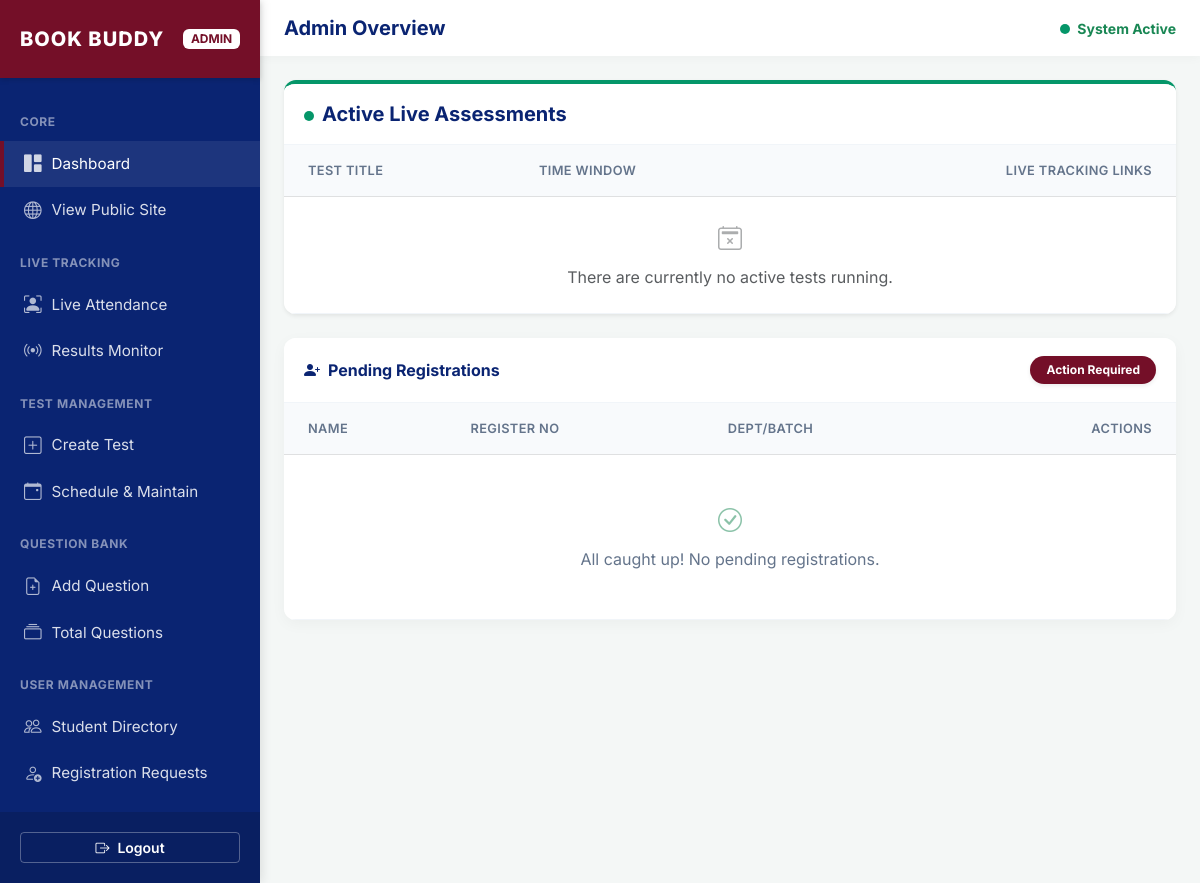
Before: /admin (signed in) with the older database file.
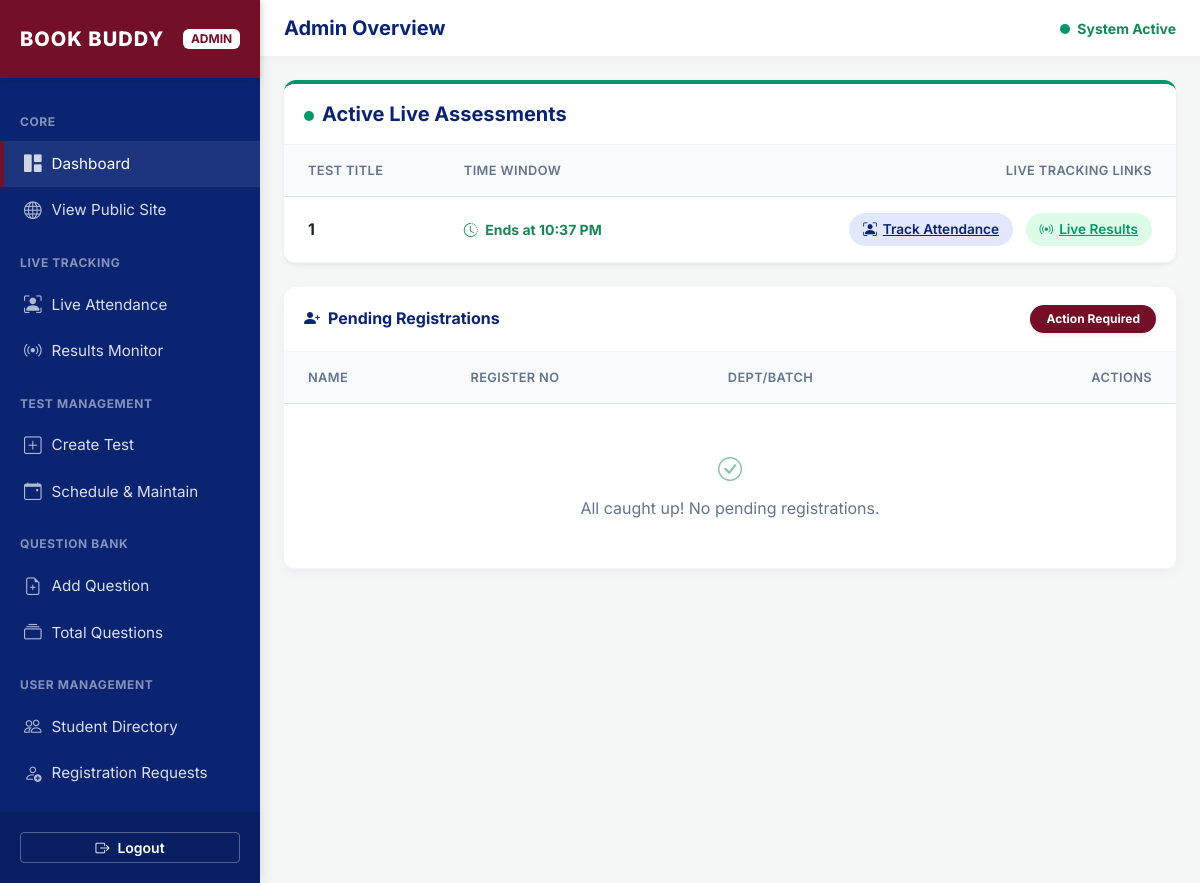
After: the same page with the newer database file.
### app.py (models this page shows, shortened)
class Testmaintain(db.Model):
    __tablename__ = 'test_maintain'
    id = db.Column(db.Integer, primary_key=True)
    test_title = db.Column(db.String(50))
    date = db.Column(db.Date)
    start_time = db.Column(db.DateTime)
    end_time = db.Column(db.DateTime)
    status = db.Column(db.String(20), default='draft')
    total_points = db.Column(db.Integer, default=0)
    question_id = db.Column(db.Integer, db.ForeignKey('question.id'), nullable=False)

### app.py (the view)
@app.route('/admin')
@login_required
def admin_panel():
    messages = Message.query.all()
    questions = Question.query.all()
    students = Student.query.all()
    tests = Testmaintain.query.all()
    return render_template('admin.html', students=students, messages=messages, questions=questions, tests=tests)

### app.py (called while the page is built)
def ist_now():
    return datetime.now(IST_TZ).replace(tzinfo=None)

@app.context_processor
def inject_now():
    return {'now': ist_now()}

@login_manager.user_loader
def load_user(user_id):
    student = Student.query.get(int(user_id))
    if student:
        return student
    return User.query.get(int(user_id))

### templates/admin.html (shortened to what the changed rows need)
<!DOCTYPE html>
<html lang="en">
<head>
    <link href="https://cdn.jsdelivr.net/npm/bootstrap@5.3.0/dist/css/bootstrap.min.css" rel="stylesheet">
    <link rel="stylesheet" href="https://cdn.jsdelivr.net/npm/bootstrap-icons@1.11.1/font/bootstrap-icons.css">
</head>
<body>
    <div class="dashboard-wrapper">
        <main class="content">
            <div class="container-fluid p-4">
                <div class="row mb-4">
                    <div class="col-12">
                        <div class="card live-tracker-card shadow-sm">
                            <div class="table-responsive">
                                <table class="table align-middle mb-0">
                                    <thead class="table-light">
                                        <tr>
                                            <th class="ps-4">Test Title</th>
                                            <th>Time Window</th>
                                            <th class="text-end pe-4">Live Tracking Links</th>
                                        </tr>
                                    </thead>
                                    <tbody>
                                        {% set ns = namespace(found_live=false, processed_titles=[]) %}
                                        {% for t in tests %}
                                            {% if t.start_time and t.end_time and t.start_time <= now <= t.end_time %}
                                                {% if t.test_title not in ns.processed_titles %}
                                                    {% set ns.found_live = true %}
                                                    <tr>
                                                        <td class="ps-4"><strong class="text-dark">{{ t.test_title }}</strong></td>
                                                        <td><span class="text-success fw-bold small"><i class="bi bi-clock-history me-1"></i> Ends at {{ t.end_time.strftime('%I:%M %p') }}</span></td>
                                                        <td class="text-end pe-4 text-nowrap">
                                                            <a href="/attendance_tracking?test_id={{ t.id }}" class="btn-live-action btn-attendance me-2">
                                                                <i class="bi bi-person-bounding-box"></i> Track Attendance
                                                            </a>
                                                            <a href="{{ url_for('live_test', title=t.test_title) }}" class="btn-live-action btn-results">
                                                                <i class="bi bi-broadcast"></i> Live Results
                                                            </a>
                                                        </td>
                                                    </tr>
                                                {% endif %}
                                            {% endif %}
                                        {% endfor %}
                                        {% if not ns.found_live %}
                                        <tr>
                                            <td colspan="3" class="text-center p-4 text-muted">
                                                <i class="bi bi-calendar2-x mb-2 d-block fs-4 opacity-50"></i>
                                                There are currently no active tests running.
                                            </td>
                                        </tr>
                                        {% endif %}
                                    </tbody>
                                </table>
                            </div>
                        </div>
                    </div>
                </div>
                <div class="row g-4">
                    <div class="col-12">
                        <div class="card h-100">
                            <div class="table-responsive" style="max-height: 400px;">
                                <table class="table table-hover align-middle mb-0">
                                    <thead class="table-light">
                                        <tr>
                                            <th class="ps-4">Name</th>
                                            <th>Register No</th>
                                            <th>Dept/Batch</th>
                                            <th class="text-end pe-4">Actions</th>
                                        </tr>
                                    </thead>
                                </table>
                            </div>
                        </div>
                    </div>
                </div>
            </div>
        </main>
    </div>
</body>
</html>

Changed rows visible on the page:
now on this page (row edited): Testmaintain: test_title "1", end_time "10:37 PM"
Other visible differences:
text no longer shown: "There are currently no active tests running."
